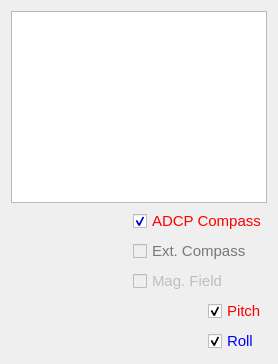
          <widget class="QWidget" name="tab_compass_2_data">
           <attribute name="title">
            <string>Data</string>
           </attribute>
           <layout class="QGridLayout" name="gridLayout_11">
            <item row="0" column="0">
             <layout class="QVBoxLayout" name="verticalLayout_6" stretch="3,4,4">
              <item>
               <widget class="QTableWidget" name="table_compass_pr"/>
              </item>
              <item>
               <layout class="QHBoxLayout" name="horizontalLayout_10" stretch="10,2">
                <item>
                 <widget class="QWidget" name="graph_heading" native="true"/>
                </item>
                <item>
                 <layout class="QVBoxLayout" name="verticalLayout_4">
                  <item>
                   <widget class="QCheckBox" name="cb_adcp_compass">
                    <property name="palette">
                     <palette>
                      <active>
                       <colorrole role="WindowText">
                        <brush brushstyle="SolidPattern">
                         <color alpha="255">
                          <red>255</red>
                          <green>0</green>
                          <blue>0</blue>
                         </color>
                        </brush>
                       </colorrole>
                       <colorrole role="Text">
                        <brush brushstyle="SolidPattern">
                         <color alpha="255">
                          <red>0</red>
                          <green>0</green>
                          <blue>255</blue>
                         </color>
                        </brush>
                       </colorrole>
                       <colorrole role="PlaceholderText">
                        <brush brushstyle="NoBrush">
                         <color alpha="128">
                          <red>0</red>
                          <green>0</green>
                          <blue>255</blue>
                         </color>
                        </brush>
                       </colorrole>
                      </active>
                      <inactive>
                       <colorrole role="WindowText">
                        <brush brushstyle="SolidPattern">
                         <color alpha="255">
                          <red>255</red>
                          <green>0</green>
                          <blue>0</blue>
                         </color>
                        </brush>
                       </colorrole>
                       <colorrole role="Text">
                        <brush brushstyle="SolidPattern">
                         <color alpha="255">
                          <red>0</red>
                          <green>0</green>
                          <blue>255</blue>
                         </color>
                        </brush>
                       </colorrole>
                       <colorrole role="PlaceholderText">
                        <brush brushstyle="NoBrush">
                         <color alpha="128">
                          <red>0</red>
                          <green>0</green>
                          <blue>255</blue>
                         </color>
                        </brush>
                       </colorrole>
                      </inactive>
                      <disabled>
                       <colorrole role="WindowText">
                        <brush brushstyle="SolidPattern">
                         <color alpha="255">
                          <red>120</red>
                          <green>120</green>
                          <blue>120</blue>
                         </color>
                        </brush>
                       </colorrole>
                       <colorrole role="Text">
                        <brush brushstyle="SolidPattern">
                         <color alpha="255">
                          <red>120</red>
                          <green>120</green>
                          <blue>120</blue>
                         </color>
                        </brush>
                       </colorrole>
                       <colorrole role="PlaceholderText">
                        <brush brushstyle="NoBrush">
                         <color alpha="128">
                          <red>0</red>
                          <green>0</green>
                          <blue>255</blue>
                         </color>
                        </brush>
                       </colorrole>
                      </disabled>
                     </palette>
                    </property>
                    <property name="font">
                     <font>
                      <pointsize>11</pointsize>
                     </font>
                    </property>
                    <property name="text">
                     <string>ADCP Compass</string>
                    </property>
                    <property name="checked">
                     <bool>true</bool>
                    </property>
                   </widget>
                  </item>
                  <item>
                   <widget class="QCheckBox" name="cb_ext_compass">
                    <property name="enabled">
                     <bool>false</bool>
                    </property>
                    <property name="palette">
                     <palette>
                      <active>
                       <colorrole role="WindowText">
                        <brush brushstyle="SolidPattern">
                         <color alpha="255">
                          <red>0</red>
                          <green>0</green>
                          <blue>255</blue>
                         </color>
                        </brush>
                       </colorrole>
                      </active>
                      <inactive>
                       <colorrole role="WindowText">
                        <brush brushstyle="SolidPattern">
                         <color alpha="255">
                          <red>0</red>
                          <green>0</green>
                          <blue>255</blue>
                         </color>
                        </brush>
                       </colorrole>
                      </inactive>
                      <disabled>
                       <colorrole role="WindowText">
                        <brush brushstyle="SolidPattern">
                         <color alpha="255">
                          <red>120</red>
                          <green>120</green>
                          <blue>120</blue>
                         </color>
                        </brush>
                       </colorrole>
                      </disabled>
                     </palette>
                    </property>
                    <property name="font">
                     <font>
                      <pointsize>11</pointsize>
                     </font>
                    </property>
                    <property name="text">
                     <string>Ext. Compass</string>
                    </property>
                   </widget>
                  </item>
                  <item>
                   <widget class="QCheckBox" name="cb_mag_field">
                    <property name="enabled">
                     <bool>false</bool>
                    </property>
                    <property name="font">
                     <font>
                      <pointsize>11</pointsize>
                     </font>
                    </property>
                    <property name="text">
                     <string>Mag. Field</string>
                    </property>
                   </widget>
                  </item>
                 </layout>
                </item>
               </layout>
              </item>
              <item>
               <layout class="QHBoxLayout" name="horizontalLayout_9" stretch="10,2">
                <item>
                 <widget class="QWidget" name="graph_pr" native="true"/>
                </item>
                <item>
                 <layout class="QVBoxLayout" name="verticalLayout_5" stretch="9,1">
                  <item>
                   <widget class="QCheckBox" name="cb_pitch">
                    <property name="palette">
                     <palette>
                      <active>
                       <colorrole role="WindowText">
                        <brush brushstyle="SolidPattern">
                         <color alpha="255">
                          <red>255</red>
                          <green>0</green>
                          <blue>0</blue>
                         </color>
                        </brush>
                       </colorrole>
                      </active>
                      <inactive>
                       <colorrole role="WindowText">
                        <brush brushstyle="SolidPattern">
                         <color alpha="255">
                          <red>255</red>
                          <green>0</green>
                          <blue>0</blue>
                         </color>
                        </brush>
                       </colorrole>
                      </inactive>
                      <disabled>
                       <colorrole role="WindowText">
                        <brush brushstyle="SolidPattern">
                         <color alpha="255">
                          <red>120</red>
                          <green>120</green>
                          <blue>120</blue>
                         </color>
                        </brush>
                       </colorrole>
                      </disabled>
                     </palette>
                    </property>
                    <property name="font">
                     <font>
                      <pointsize>11</pointsize>
                     </font>
                    </property>
                    <property name="text">
                     <string>Pitch</string>
                    </property>
                    <property name="checked">
                     <bool>true</bool>
                    </property>
                   </widget>
                  </item>
                  <item>
                   <widget class="QCheckBox" name="cb_roll">
                    <property name="palette">
                     <palette>
                      <active>
                       <colorrole role="WindowText">
                        <brush brushstyle="SolidPattern">
                         <color alpha="255">
                          <red>0</red>
                          <green>0</green>
                          <blue>255</blue>
                         </color>
                        </brush>
                       </colorrole>
                      </active>
                      <inactive>
                       <colorrole role="WindowText">
                        <brush brushstyle="SolidPattern">
                         <color alpha="255">
                          <red>0</red>
                          <green>0</green>
                          <blue>255</blue>
                         </color>
                        </brush>
                       </colorrole>
                      </inactive>
                      <disabled>
                       <colorrole role="WindowText">
                        <brush brushstyle="SolidPattern">
                         <color alpha="255">
                          <red>120</red>
                          <green>120</green>
                          <blue>120</blue>
                         </color>
                        </brush>
                       </colorrole>
                      </disabled>
                     </palette>
                    </property>
                    <property name="font">
                     <font>
                      <pointsize>11</pointsize>
                     </font>
                    </property>
                    <property name="text">
                     <string>Roll</string>
                    </property>
                    <property name="checked">
                     <bool>true</bool>
                    </property>
                   </widget>
                  </item>
                 </layout>
                </item>
               </layout>
              </item>
             </layout>
            </item>
           </layout>
          </widget>
